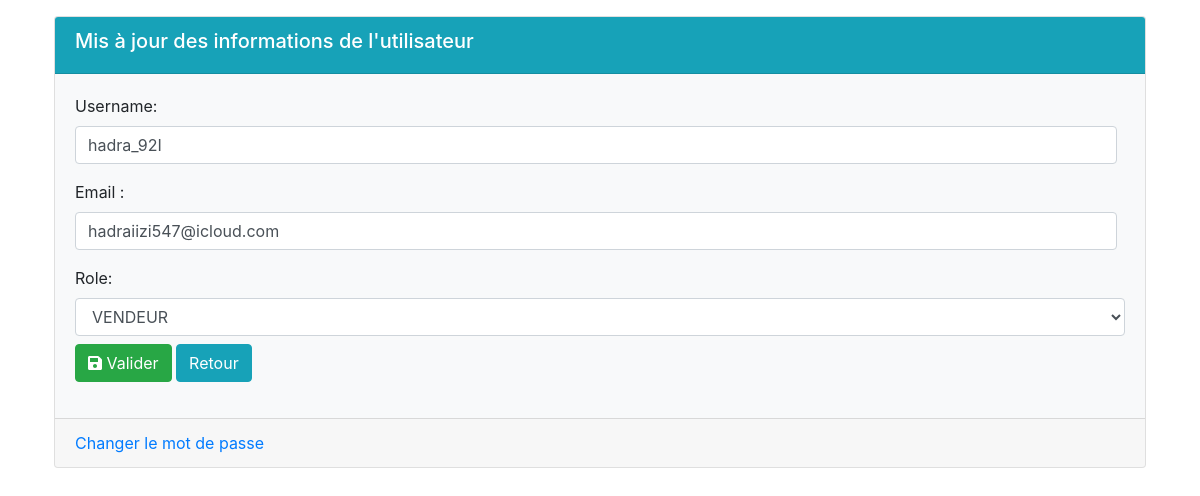
Page /admin/edit_u.php?id=3 on the committed database.
### tables this page shows
CREATE TABLE `users` (
  `id` int(11) NOT NULL,
  `username` varchar(255) NOT NULL,
  `pwd` varchar(255) NOT NULL,
  `role` varchar(30) NOT NULL DEFAULT 'vendeur',
  `email` varchar(255) NOT NULL,
  `etat` int(11) NOT NULL DEFAULT '0'
);

### admin/edit_u.php (the view, shortened to what this page needs)
<?php
require_once '../database/db.php';
$id = $_GET['id'];
$requette ="SELECT * FROM users WHERE id = $id";
$resultat = $db->query($requette);
$user = $resultat->fetch();
$role = strtoupper($user['role']);
?>
<?php require 'includes/header.php';?>
    <div class="container">
            <div class="card mt-3">
                <div class="card-header text-white bg-info">
                    <h5>Mis à jour des informations de l'utilisateur </h5>
                </div>
                <div class="card-body bg-light">
                    <form method="POST" class="form" enctype="multipart/form-data">
                        <div class="form-group mr-2">
                            <label for="username">Username:</label>
                            <input type="text" name="username" value="<?= $user['username'] ?>" class="form-control">
                        </div>
                        <div class="form-group mr-2">
                            <label for="email">Email :</label>
                            <input type="email" name="email" value="<?= $user['email'] ?>" class="form-control">
                        </div>
                        <label for="role" class="mr-2">Role:</label>
                        <select name="role" class="form-control mr-2" id="role">
                            <option value="vendeur"<?php if($role === "VENDEUR") echo "selected" ?>>VENDEUR</option>
                        </select>
                        <div class="form-group">
                            <button type="submit" class="btn btn-success mt-2"><i class="fas fa-save"></i> Valider</button>
                            <a href="users.php" class="btn btn-info mt-2"> Retour </a>
                        </div>
                    </form>
                </div>
                <div class="card-footer">
                    <a href="#">Changer le mot de passe </a>
                </div>
            </div>
    </div>
    <?php require 'includes/footer.php';?>

### rows in the picture
users: username "hadra_92I", email "hadraiizi547@icloud.com", role "VENDEUR"
